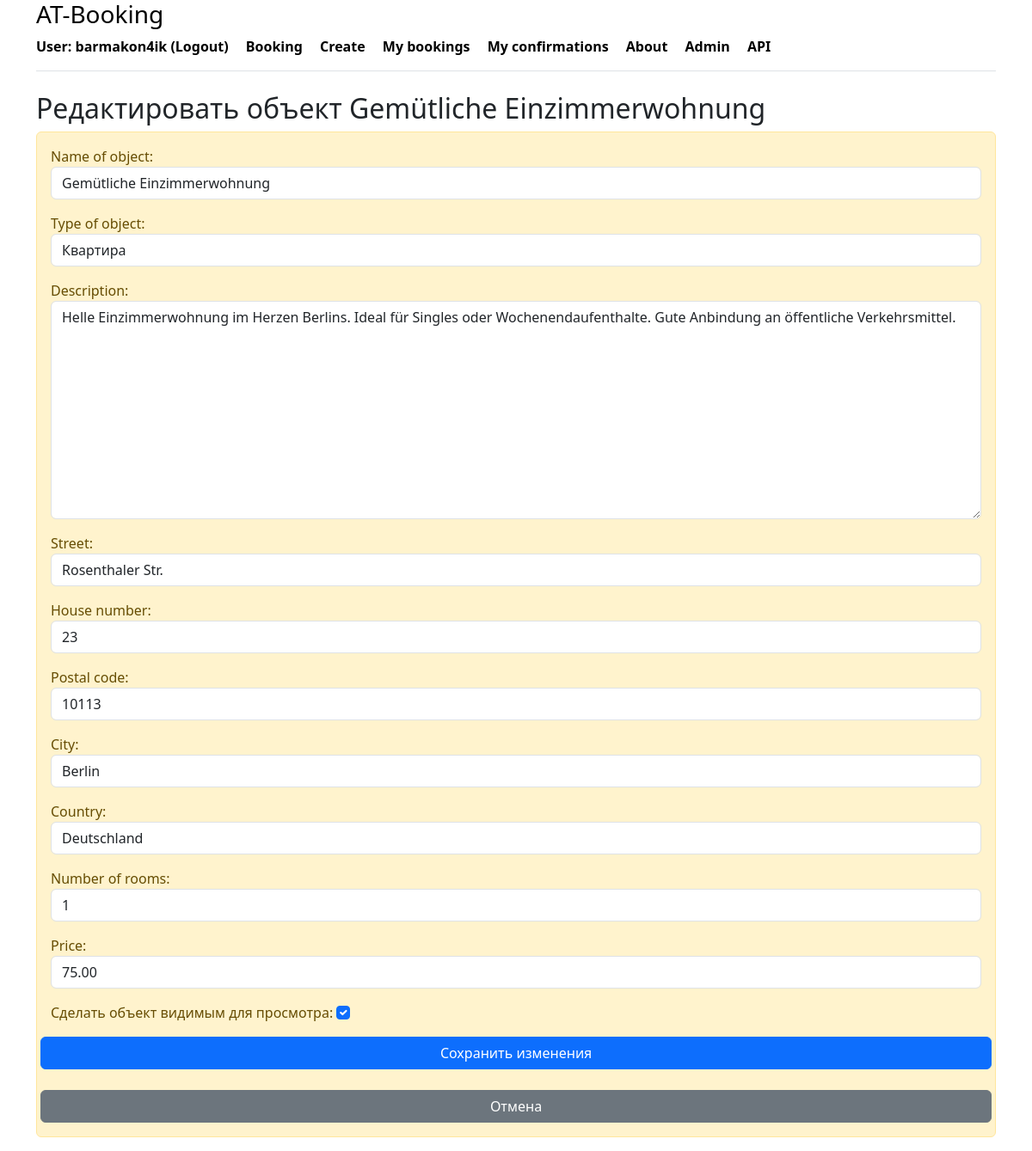
Page /housing/edit/1/ (signed in) on the committed database.
### booking/models.py (models this page shows, shortened)
class Housing(models.Model):
    class HousingType(models.TextChoices):
        APARTMENT = 'APARTMENT', 'Квартира'
        HOUSE = 'HOUSE', 'Дом'
        STUDIO = 'STUDIO', 'Студия'
        CASTLE = 'CASTLE', 'Замок'
        HOTEL = 'HOTEL', 'Гостиница'
        VILLA = 'VILLA', 'Вилла'
        COTTAGE = 'COTTAGE', 'Коттедж'
    name = models.CharField(_('Name of object'), max_length=100)
    type = models.CharField(
        _('Type of object'),
        max_length=20,
        choices=HousingType.choices,
        default=HousingType.APARTMENT
    )
    country = models.CharField(_('Country'), max_length=50)
    post_code = models.CharField(_('Postal code'), max_length=10)
    city = models.CharField(_('City'), max_length=50)
    street = models.CharField(_('Street'), max_length=50, null=True, blank=True)
    house_number = models.CharField(_('House number'), max_length=50, null=True, blank=True)
    rooms = models.IntegerField(_('Number of rooms'))
    description = models.TextField(_('Description'))
    price = models.DecimalField(_('Price'), max_digits=10, decimal_places=2)
    owner = models.ForeignKey(User, on_delete=models.CASCADE, related_name='owner_housings')
    is_visible = models.BooleanField(default=True)
    created_at = models.DateTimeField(auto_now_add=True)
    views = models.IntegerField(default=0)  # Поле для хранения количества просмотров
    class Meta:
        verbose_name_plural = _('housings')
        verbose_name = _('housing')
        indexes = [
            models.Index(fields=['type']),
            models.Index(fields=['price']),
        ]

### booking/views.py (the view)
# urls.py: path('housing/edit/<int:housing_id>/', edit_housing, name='edit_housing'),
@login_required
def edit_housing(request, housing_id):
    try:
        housing = get_object_or_404(Housing, id=housing_id)
        user = request.user
        if user != housing.owner and not user.is_staff:
            return HttpResponseForbidden("У вас нет прав для редактирования этого объекта.")
        if request.method == 'POST':
            form = HousingForm(request.POST, instance=housing)
            if form.is_valid():
                form.save()
                return redirect('/')  # Перенаправление на главную страницу или список объектов
        else:
            form = HousingForm(instance=housing)
        return render(request, 'booking/edit_housing.html', {
            'form': form,
            'housing': housing
        })
    except Exception as e:
        logger = logging.getLogger(__name__)
        logger.error(f"Error occurred while editing housing: {e}")
        return render(request, 'booking/error.html', {'error_message': str(e)})

### booking/templates/booking/edit_housing.html (shortened to what this page needs)
{% extends 'booking/base.html' %}
{% block content %}
    <h2>Редактировать объект {{ housing.name }}</h2>
    <div class="alert alert-warning mt-2">
        <form method="post">
            {{ form.as_p }}
            <div class="row">
                <button type="submit" class="btn btn-primary">Сохранить изменения</button>
            </div>
            <br>
            <div class="row">
                <a href="{% url 'index' %}" class="btn btn-secondary">Отмена</a>
            </div>
        </form>
    </div>
{% endblock %}

### booking/templates/booking/base.html (shortened to what this page needs)
<!DOCTYPE html>
<html lang="ru">
<head>
    <link rel="stylesheet" href="https://cdn.jsdelivr.net/npm/bootstrap@5.3.3/dist/css/bootstrap.min.css">
</head>
<body>
<div class="container">
   <div class="d-flex flex-column flex-md-row align-items-center pb-3 mb-4 border-bottom">
       <a href="/" class="d-flex align-items-center link-body-emphasis text-decoration-none">
        <strong>
          <a class="link-body-emphasis text-decoration-none" href="{% url 'index' %}"><h3>AT-Booking</h3></a>
               {% if user.is_authenticated %}
                   <a class="me-3 py-2 link-body-emphasis text-decoration-none" href="{% url 'logout' %}">User: {{ user.username }} (Logout) </a>
               {% else %}
                   <a class="me-3 py-2 link-body-emphasis text-decoration-none" href="{% url 'login' %}">Login</a>
               {% endif %}
               <a class="me-3 py-2 link-body-emphasis text-decoration-none" href="{% url 'housing_list' %}">Booking</a>
               <a class="me-3 py-2 link-body-emphasis text-decoration-none" href="{% url 'create' %}">Create</a>
               <a class="me-3 py-2 link-body-emphasis text-decoration-none" href="{% url 'my_bookings' %}">My bookings</a>
                <a class="me-3 py-2 link-body-emphasis text-decoration-none" href="{% url 'my_confirmation' %}">My confirmations</a>
                <a class="me-3 py-2 link-body-emphasis text-decoration-none" href="{% url 'about' %}">About</a>
            <a class="me-3 py-2 link-body-emphasis text-decoration-none" href="/admin/">Admin</a>
               <a class="me-3 py-2 link-body-emphasis text-decoration-none" href="/api/">API</a>
        </strong>
   </div>
</div>
<div class="container">
    {% block content %}{% endblock %}
</div>
</body>
</html>

### rows in the picture
Housing: name "Gemütliche Einzimmerwohnung", type "Квартира", description "Helle Einzimmerwohnung im Herzen Berlins. Ideal für Singles oder Wochenendaufenthalte. Gute Anbindung an öffentliche Verkehrsmittel.", street "Rosenthaler Str.", house_number "23", post_code "10113", city "Berlin", country "Deutschland", rooms "1", price "75.00", is_visible "☑"

### other values in the picture
{{ user.username }} "barmakon4ik"
